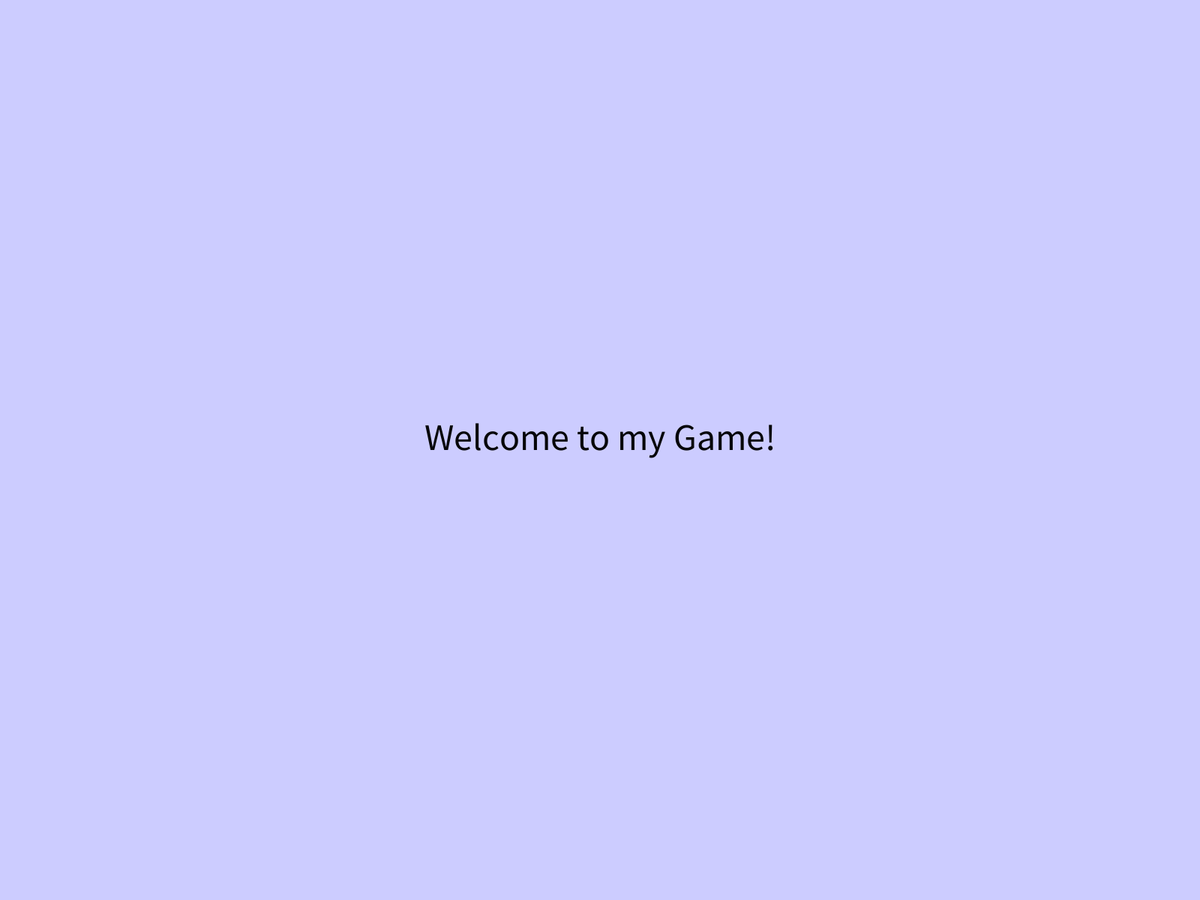
Frame 1 (no input)
Frame 60 (the mouse pressed at the canvas centre just before this capture): identical to frame 1, image omitted
Frame 120 (the mouse held since frame 60 and released just before this capture): identical to frame 1, image omitted

The Processing sketch that drew this single still picture (run headless with seeded random() and noise(); from frame 60 on, the mouse is pressed at the canvas centre):

// Processing sketch: jina
// ── jina.pde
   
int state=0;

int score=0;
 
float x;
float y,vy,ay;
float t=0;
float t2=2;
float t3=1;
float t4=3;
float t5=4;
float t6=5;
float t7=6;
float t8=7;

int ground;


float blockx = 0;
float blocky = 50;
float blockvx = 30;
float blockw = 100;
float blockh = 50; 

void setup()
{
    fullScreen();
    //size(600, 600);
    noStroke();
    ground = height - 100;
    x = 0;
    y = ground;
    vy=0;
    ay= 0.2; 
}
void draw()
{
  if(state == 0)
  {
    
    drawStart();
    }
    else if (state ==1)
    {
    drawDirection();
    }
    else if (state ==2)
    {
    drawGame();
    }
   else if (state == 3)
    {
     drawEnd();
    }
   else 
    {
     drawFinish();
    }
}
void drawStart()
{
  background(204,204,255);
  fill(#060609);
  textSize(50);
  String words = "Welcome to my Game!";
  textAlign(CENTER);
  text(words,width/2, height/2);
}

void drawDirection()
{
  background(204,204,255);
  fill(#060609);
  textSize(35);
  String words = "Directions: Avoid the orbiting circles and reach the rectangle on top. Every time it is reached, 25 points are gained and there are a maximum of 100 points. Use the up arrow key to jump, and the right/left arrow keys to move in that direction. Press SPACE to start.";
  textAlign(CENTER);
  text(words,width/3, height/4,600,900);
}
void drawGame()
{
  background(177,215,245);
  y+=vy;
  vy+=ay;
   
  if(y>ground)
    y=ground;

   fill(255);
   ellipse(x,y,30,30);
   fill(127,253,190);
   rect(0,ground+10,width,100);
   
   fill(223,38,143);
   rect(blockx,blocky,100,50);
   blockx += blockvx;
   if(blockx<0 || blockx> width-blockw)
     blockvx = -blockvx;
  
  if (y-20 <= blocky +50 && blockx <x && x<= blockx +50)  
  {
    score +=25;
    x = width/2;
    y = ground;
    
  }

  fill(#1610CB);
  textSize(20);
  text("score:" +score, 300, ground + 50);
  
  if(score>=100)
  state=4;
  
  float c= 50 * cos(t) + width*.4;
  float d= 50 * sin(t) + height*.6;
  ellipse(c,d,25,25);
  
  t += .15;
  
  if (dist(x,y,c,d) < 25)
  {
    state=3;
  }
  
  float e = 75 * cos(t4) + width * .3;
  float f = 75 * sin(t4) + height * .4;
  ellipse(e,f,25,25);
  
  t4 +=  .15;
  if (dist(x,y,e,f)< 20)
  {
    state=3;
  }
 
  float w= 100 * cos(t2) + width * .6;
  float z= 100 * sin(t2) + height * .3;
  ellipse(w,z,25,25);
  
  t2 += .15;
  if (dist(x,y,w,z) <20)
  {
    state =3;
  }
  
  float a= 100 * cos(t3) + width * 0.9;
  float b= 100 * sin(t3) + height * .5;
  ellipse(a,b,25,25);
  
  t3 += .15;
  if (dist(x,y,a,b)< 22.5)
  {
    state=3;
  }
  
  float i = 100 * cos (t5) + width * .5;
  float j = 100 * sin (t5) + height* .5;
  ellipse (i,j,25,25);
  
  t5 += .15;
  if (dist (x,y,i,j)< 25)
  {
    state = 3;
  }
  
  float k = 100 * cos (t6) + width  *  .25;
  float l = 100 * sin (t6) + height * .6;
  ellipse(k,l, 25,25);
  
  t6 += .15;
  if (dist(x,y,k,l) < 25)
  {
    state = 3;
  }
  
  float m = 100 * cos (t7) + width * .13;
  float n = 100 * sin(t7) + height * .75;
  ellipse(m,n,25,25);
  
  t7 += .15;
  if (dist (x,y,m,n) < 25)
  {
    state = 3;
  }
  
  float o = 100 * cos (t8) + width * .76;
  float p = 100 * sin (t8) + height * .65;
  ellipse(o,p,25,25);
  
  t8 += .15;
  if (dist (x,y,o,p) < 25)
  {
    state = 3;
  }
}
void drawEnd()
{
  background(177,183,176);
  fill(#E81C31);
  textSize(50);
  textAlign(CENTER);
  text("GAME OVER", width/2, height/2);
}
void drawFinish()
{
  background(255);
  fill(#2FC93E);
  textSize(50);
  textAlign(CENTER);
  text("ACCOMPLISHED", width/2, height/2);
}

void keyPressed()
{
  if (state ==0) 
  {
    state=1;
  }
  else if (state ==1)
  {
    state=2;
  }
  else if (state==2)
  {
    if (keyCode == RIGHT) 
    x+=5;
  else if (keyCode == LEFT)
  x-=5;
  else if (keyCode == UP)
  vy=-8;
    else if (key == 'j')
      score = 100;
  }
  else if (state==3)
  {
    state=0;
    score = 0;
  }
}
